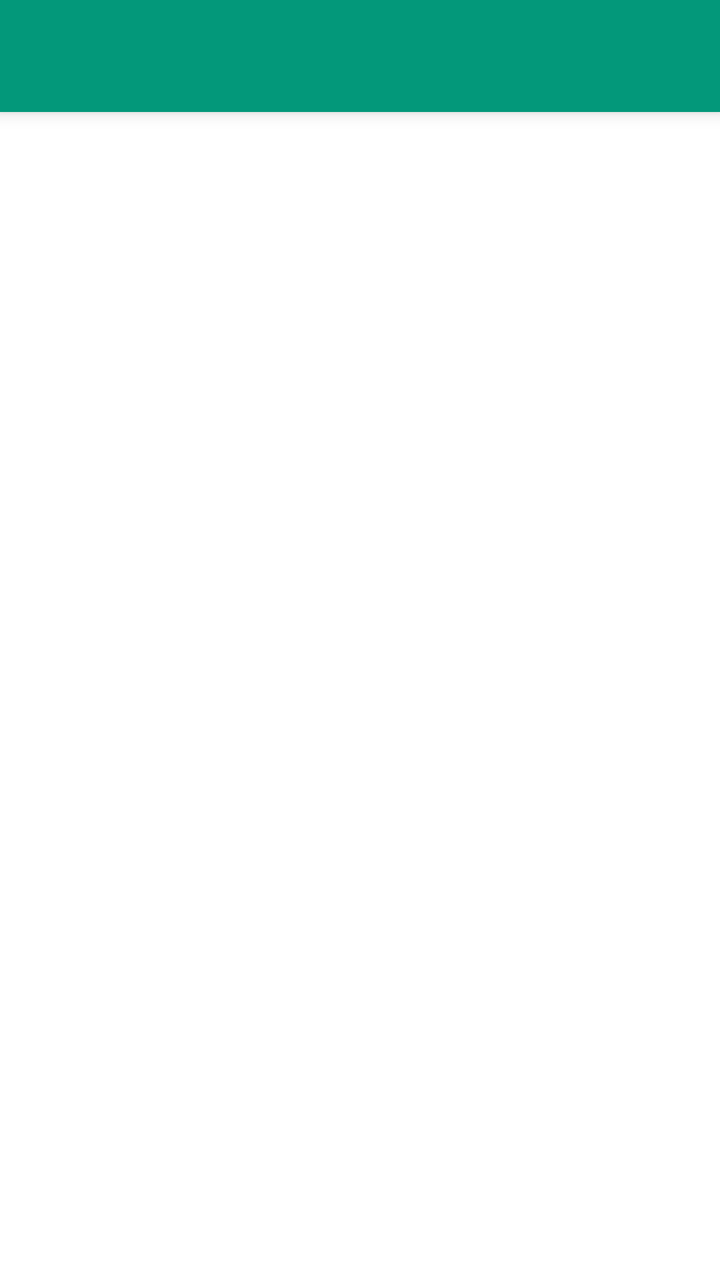
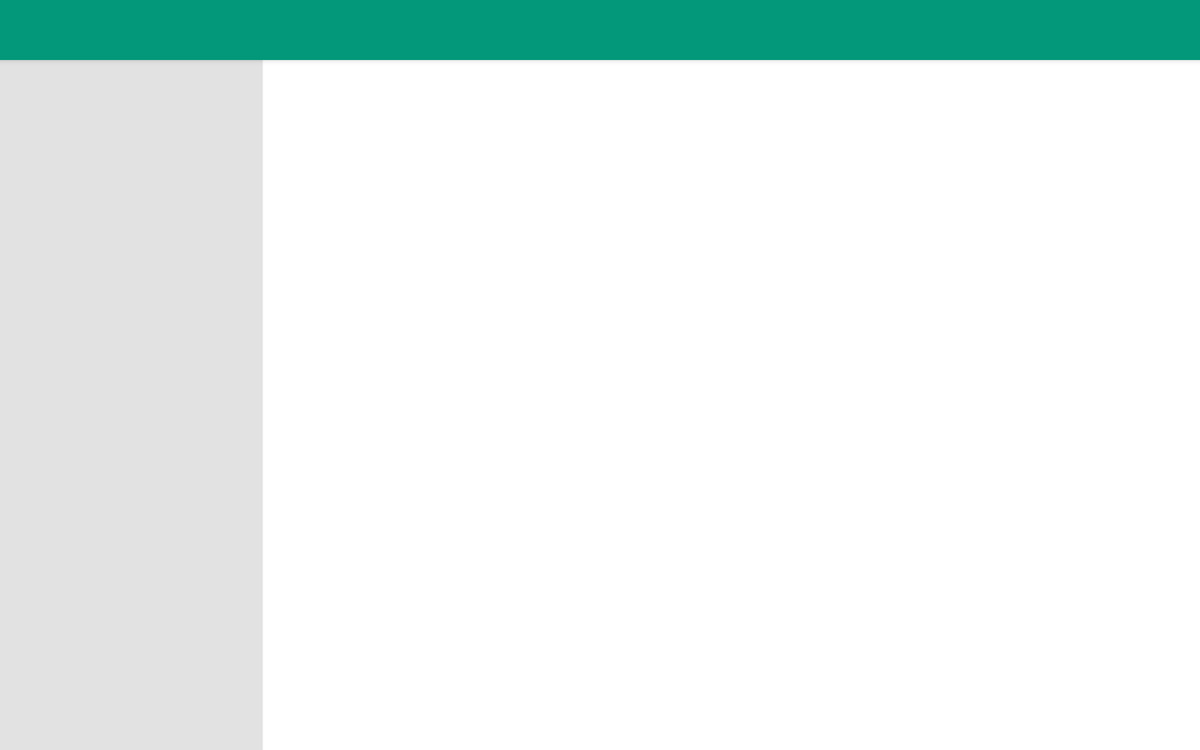

Compare how this app lays out the same screen by default and in its alternative resource folder. The renders come first, then the two layout files and the values they reference.
<!-- AndroidManifest.xml: application theme Theme.OSES -->
<!-- res/layout/start.xml -->
<?xml version="1.0" encoding="utf-8"?>
<RelativeLayout xmlns:android="http://schemas.android.com/apk/res/android"
    xmlns:app="http://schemas.android.com/apk/res-auto"
    android:layout_width="match_parent"
    android:layout_height="match_parent"
    xmlns:tools="http://schemas.android.com/tools"
    android:fitsSystemWindows="true">

<androidx.drawerlayout.widget.DrawerLayout
    android:id="@+id/drawer_layout"
    android:layout_width="match_parent"
    android:layout_height="match_parent"
    android:fitsSystemWindows="true"
    android:layout_below="@+id/main_toolbar"
    android:layout_alignParentLeft="true"
    android:layout_alignParentStart="true">

    <RelativeLayout
        android:id="@+id/start_frame"
        android:layout_width="match_parent"
        android:layout_height="match_parent"
        android:animateLayoutChanges="true">

        <FrameLayout
            android:id="@+id/content_frame"
            android:layout_width="match_parent"
            android:layout_height="fill_parent"
            android:layout_below="@+id/main_toolbar"
            android:layout_alignParentStart="true" />

        <include layout="@layout/toolbar" />

    </RelativeLayout>

    <LinearLayout android:id="@+id/left_drawer"

        android:layout_width="280dp"
        android:layout_height="match_parent"
        android:layout_gravity="start"
        android:background="#E2E2E2"
        android:elevation="10dp"
        android:orientation="vertical">


        <ListView android:id="@+id/menu_list"
            android:layout_width="280dp"
            android:layout_height="fill_parent"
            android:layout_gravity="start"
            android:choiceMode="singleChoice"
            android:divider="#ffdfdfdf"
            android:dividerHeight="1dp"
            android:background="#E2E2E2"
            android:fitsSystemWindows="true" />

    </LinearLayout>


</androidx.drawerlayout.widget.DrawerLayout>

    <TextView
        android:layout_width="wrap_content"
        android:layout_height="wrap_content"
        android:textAppearance="?android:attr/textAppearanceSmall"
        android:text="DEVMODE"
        android:id="@+id/devModeText"
        android:layout_alignParentEnd="false"
        android:layout_alignParentRight="true"
        android:layout_alignParentBottom="true"
        android:background="#fff98c"
        android:visibility="gone" />
</RelativeLayout>
<!-- res/layout/toolbar.xml (included above) -->
<?xml version="1.0" encoding="utf-8"?>
<androidx.appcompat.widget.Toolbar xmlns:app="http://schemas.android.com/apk/res-auto"
    xmlns:android="http://schemas.android.com/apk/res/android"
    android:id="@+id/main_toolbar"
    android:layout_height="?attr/actionBarSize"
    android:layout_width="match_parent"
    android:background="?attr/colorPrimary"
    android:elevation="5dp"
    app:titleTextAppearance="@style/ToolbarTitle"
    app:theme="@style/ThemeOverlay.AppCompat.Dark.ActionBar"
    app:popupTheme="@style/ThemeOverlay.AppCompat.Light" />
<!-- resources referenced by this layout -->
<resources>
  <style name="ToolbarTitle" parent="@style/TextAppearance.Widget.AppCompat.Toolbar.Title">
          <item name="android:textSize">19sp</item>
      </style>
  <style name="Theme.OSES" parent="Theme.AppCompat.Light.NoActionBar">
          
          
  
          <item name="android:windowBackground">@color/background</item>
  
  
          
          <item name="colorPrimary">@color/oses_green</item>
          <item name="colorPrimaryDark">@color/oses_green_dark</item>
          <item name="colorAccent">@color/oses_green</item>
          <item name="actionModeBackground">@color/oses_green</item>
          <item name="windowActionModeOverlay">true</item>
          <item name="popupTheme">@style/ThemeOverlay.AppCompat.Light</item>
          <item name="actionBarTheme">@style/ThemeOverlay.AppCompat.Dark.ActionBar</item>
          <item name="actionBarPopupTheme">@style/ThemeOverlay.AppCompat.Light</item>
          <item name="windowActionBar">false</item>
          <item name="colorButtonNormal">@color/oses_green</item>
  
  
          
      </style>
  <color name="oses_green">#ff03987a</color>
  <color name="oses_green_dark">#ff037358</color>
</resources>
<!-- res/layout-w1024dp/start.xml (the repository's variant of the layout above) -->
<!-- drawn on a large tablet held sideways -->
<?xml version="1.0" encoding="utf-8"?>
<androidx.constraintlayout.widget.ConstraintLayout xmlns:android="http://schemas.android.com/apk/res/android"
    xmlns:app="http://schemas.android.com/apk/res-auto"
    xmlns:tools="http://schemas.android.com/tools"
    android:id="@+id/TabletLayout"
    android:layout_width="match_parent"
    android:layout_height="match_parent"
    android:animateLayoutChanges="true">

    <include
        android:id="@+id/main_toolbar"
        layout="@layout/toolbar"
        app:layout_constraintEnd_toEndOf="parent"
        app:layout_constraintStart_toStartOf="parent"
        app:layout_constraintTop_toTopOf="parent" />

    <ListView
        android:id="@+id/menu_list"
        android:layout_width="280dp"
        android:layout_height="0dp"
        android:layout_gravity="start"
        android:background="#E2E2E2"
        android:choiceMode="singleChoice"
        android:divider="#ffdfdfdf"
        android:dividerHeight="1dp"
        android:elevation="3dp"
        app:layout_constraintBottom_toBottomOf="parent"
        app:layout_constraintStart_toStartOf="parent"
        app:layout_constraintTop_toBottomOf="@+id/main_toolbar" />

    <FrameLayout
        android:id="@+id/content_frame"
        android:layout_width="0dp"
        android:layout_height="0dp"
        app:layout_constraintBottom_toBottomOf="parent"
        app:layout_constraintEnd_toEndOf="parent"
        app:layout_constraintStart_toEndOf="@+id/menu_list"
        app:layout_constraintTop_toBottomOf="@+id/main_toolbar">

    </FrameLayout>

</androidx.constraintlayout.widget.ConstraintLayout>
